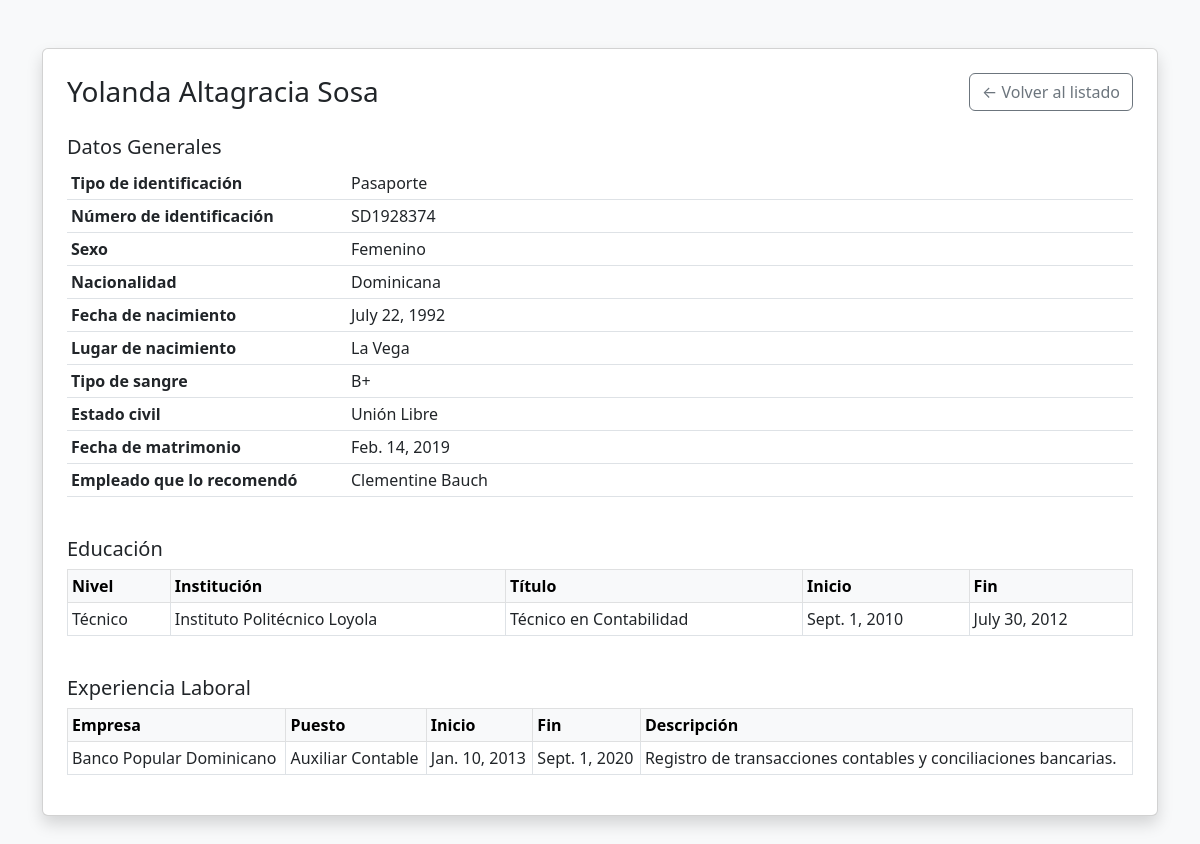
Page /solicitudes/4/ on the committed database.
### formulario/models.py (models this page shows, shortened)
class Solicitud(models.Model):
    TIPO_IDENTIFICACION = [
        ('cedula', 'Cédula'),
        ('pasaporte', 'Pasaporte'),
    ]
    SEXO = [
        ('M', 'Masculino'),
        ('F', 'Femenino'),
    ]
    ESTADO_CIVIL = [
        ('soltero', 'Soltero'),
        ('casado', 'Casado'),
        ('divorciado', 'Divorciado'),
        ('union_libre', 'Unión Libre'),
        ('viudo', 'Viudo'),
    ]
    nombres_apellidos = models.CharField(max_length=200)
    tipo_identificacion = models.CharField(max_length=20, choices=TIPO_IDENTIFICACION)
    numero_identificacion = models.CharField(max_length=50)
    sexo = models.CharField(max_length=1, choices=SEXO)
    nacionalidad = models.CharField(max_length=100)
    fecha_nacimiento = models.DateField()
    lugar_nacimiento = models.CharField(max_length=150)
    tipo_sangre = models.CharField(max_length=5)
    estado_civil = models.CharField(max_length=20, choices=ESTADO_CIVIL)
    fecha_matrimonio = models.DateField(null=True, blank=True)
    empleado_recomendador = models.CharField(max_length=200, blank=True, null=True)

class Educacion(models.Model):
    solicitud = models.ForeignKey(Solicitud, on_delete=models.CASCADE, related_name='educaciones')
    nivel = models.CharField(max_length=100)
    institucion = models.CharField(max_length=200)
    titulo = models.CharField(max_length=200)
    fecha_inicio = models.DateField()
    fecha_fin = models.DateField(null=True, blank=True)

class Experiencia(models.Model):
    solicitud = models.ForeignKey(Solicitud, on_delete=models.CASCADE, related_name='experiencias')
    empresa = models.CharField(max_length=200)
    puesto = models.CharField(max_length=150)
    fecha_inicio = models.DateField()
    fecha_fin = models.DateField(null=True, blank=True)
    descripcion = models.TextField()

### formulario/views.py (the view)
# urls.py: path('solicitudes/<int:pk>/', views.detalle_solicitud, name='detalle_solicitud'),
def detalle_solicitud(request, pk):
    solicitud = get_object_or_404(
        Solicitud.objects.prefetch_related('educaciones', 'experiencias'),
        pk=pk,
    )
    return render(request, 'formulario/detalle.html', {
        'solicitud': solicitud,
    })

### formulario/templates/formulario/detalle.html (shortened to what this page needs)
<!DOCTYPE html>
<html lang="es">
<head>
    <link href="https://cdn.jsdelivr.net/npm/bootstrap@5.3.0/dist/css/bootstrap.min.css" rel="stylesheet">
</head>
<body class="bg-light">
<div class="container mt-5 mb-5">
    <div class="card shadow p-4">
        <div class="d-flex justify-content-between align-items-center mb-4">
            <h3 class="mb-0">{{ solicitud.nombres_apellidos }}</h3>
            <a href="{% url 'listado_solicitudes' %}" class="btn btn-outline-secondary">&larr; Volver al listado</a>
        </div>
        <h5>Datos Generales</h5>
        <table class="table table-sm">
            <tr><th style="width:280px">Tipo de identificación</th><td>{{ solicitud.get_tipo_identificacion_display }}</td></tr>
            <tr><th>Número de identificación</th><td>{{ solicitud.numero_identificacion }}</td></tr>
            <tr><th>Sexo</th><td>{{ solicitud.get_sexo_display }}</td></tr>
            <tr><th>Nacionalidad</th><td>{{ solicitud.nacionalidad }}</td></tr>
            <tr><th>Fecha de nacimiento</th><td>{{ solicitud.fecha_nacimiento }}</td></tr>
            <tr><th>Lugar de nacimiento</th><td>{{ solicitud.lugar_nacimiento }}</td></tr>
            <tr><th>Tipo de sangre</th><td>{{ solicitud.tipo_sangre }}</td></tr>
            <tr><th>Estado civil</th><td>{{ solicitud.get_estado_civil_display }}</td></tr>
            {% if solicitud.fecha_matrimonio %}
            <tr><th>Fecha de matrimonio</th><td>{{ solicitud.fecha_matrimonio }}</td></tr>
            {% endif %}
            <tr><th>Empleado que lo recomendó</th><td>{{ solicitud.empleado_recomendador|default:"—" }}</td></tr>
        </table>
        <h5 class="mt-4">Educación</h5>
        {% if solicitud.educaciones.all %}
        <table class="table table-sm table-bordered">
            <thead class="table-light">
                <tr>
                    <th>Nivel</th><th>Institución</th><th>Título</th><th>Inicio</th><th>Fin</th>
                </tr>
            </thead>
            <tbody>
                {% for edu in solicitud.educaciones.all %}
                <tr>
                    <td>{{ edu.nivel }}</td>
                    <td>{{ edu.institucion }}</td>
                    <td>{{ edu.titulo }}</td>
                    <td>{{ edu.fecha_inicio }}</td>
                    <td>{{ edu.fecha_fin|default:"—" }}</td>
                </tr>
                {% endfor %}
            </tbody>
        </table>
        {% else %}
        <p class="text-muted">Sin registros de educación.</p>
        {% endif %}
        <h5 class="mt-4">Experiencia Laboral</h5>
        {% if solicitud.experiencias.all %}
        <table class="table table-sm table-bordered">
            <thead class="table-light">
                <tr>
                    <th>Empresa</th><th>Puesto</th><th>Inicio</th><th>Fin</th><th>Descripción</th>
                </tr>
            </thead>
            <tbody>
                {% for exp in solicitud.experiencias.all %}
                <tr>
                    <td>{{ exp.empresa }}</td>
                    <td>{{ exp.puesto }}</td>
                    <td>{{ exp.fecha_inicio }}</td>
                    <td>{{ exp.fecha_fin|default:"—" }}</td>
                    <td>{{ exp.descripcion }}</td>
                </tr>
                {% endfor %}
            </tbody>
        </table>
        {% else %}
        <p class="text-muted">Sin registros de experiencia laboral.</p>
        {% endif %}
    </div>
</div>
</body>
</html>

### rows in the picture
Solicitud: nombres_apellidos "Yolanda Altagracia Sosa", tipo_identificacion "Pasaporte", numero_identificacion "SD1928374", sexo "Femenino", nacionalidad "Dominicana", fecha_nacimiento "July 22, 1992", lugar_nacimiento "La Vega", tipo_sangre "B+", estado_civil "Unión Libre", fecha_matrimonio "Feb. 14, 2019", empleado_recomendador "Clementine Bauch"
Educacion: nivel "Técnico", institucion "Instituto Politécnico Loyola", titulo "Técnico en Contabilidad", fecha_inicio "Sept. 1, 2010", fecha_fin "July 30, 2012"
Experiencia: empresa "Banco Popular Dominicano", puesto "Auxiliar Contable", fecha_inicio "Jan. 10, 2013", fecha_fin "Sept. 1, 2020", descripcion "Registro de transacciones contables y conciliaciones bancarias."
